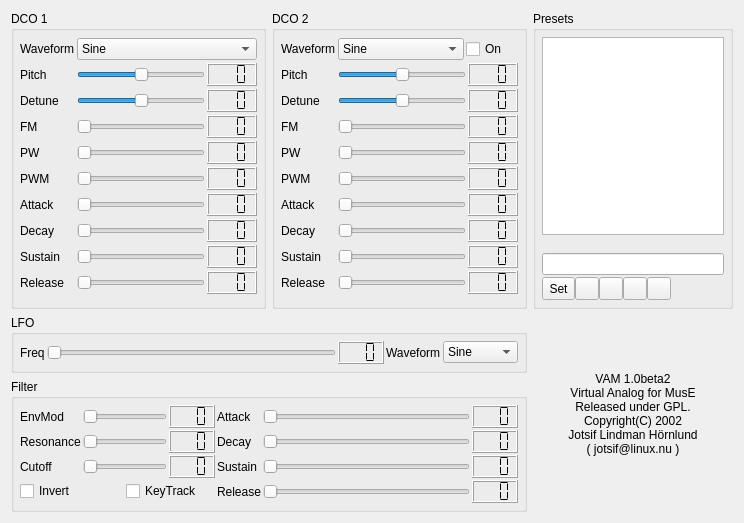
<ui version="4.0" >
 <author></author>
 <comment></comment>
 <exportmacro></exportmacro>
 <class>VAMGuiBase</class>
 <widget class="QWidget" name="VAMGuiBase" >
  <property name="enabled" >
   <bool>true</bool>
  </property>
  <property name="geometry" >
   <rect>
    <x>0</x>
    <y>0</y>
    <width>744</width>
    <height>523</height>
   </rect>
  </property>
  <property name="sizePolicy" >
   <sizepolicy>
    <hsizetype>5</hsizetype>
    <vsizetype>5</vsizetype>
    <horstretch>0</horstretch>
    <verstretch>0</verstretch>
   </sizepolicy>
  </property>
  <property name="windowTitle" >
   <string>Virtual Analogue for MusE</string>
  </property>
  <layout class="QGridLayout" >
   <property name="margin" >
    <number>11</number>
   </property>
   <property name="spacing" >
    <number>6</number>
   </property>
   <item row="1" column="0" colspan="2" >
    <widget class="QGroupBox" name="GroupBox11" >
     <property name="title" >
      <string>LFO</string>
     </property>
     <layout class="QHBoxLayout" >
      <property name="margin" >
       <number>6</number>
      </property>
      <property name="spacing" >
       <number>2</number>
      </property>
      <item>
       <widget class="QLabel" name="TextLabel3_5" >
        <property name="text" >
         <string>Freq</string>
        </property>
       </widget>
      </item>
      <item>
       <widget class="QSlider" name="FreqS" >
        <property name="minimum" >
         <number>0</number>
        </property>
        <property name="maximum" >
         <number>255</number>
        </property>
        <property name="pageStep" >
         <number>1</number>
        </property>
        <property name="orientation" >
         <enum>Qt::Horizontal</enum>
        </property>
       </widget>
      </item>
      <item>
       <widget class="QLCDNumber" name="LCDNumber1_5" >
        <property name="sizePolicy" >
         <sizepolicy>
          <hsizetype>5</hsizetype>
          <vsizetype>1</vsizetype>
          <horstretch>0</horstretch>
          <verstretch>0</verstretch>
         </sizepolicy>
        </property>
        <property name="numDigits" >
         <number>3</number>
        </property>
        <property name="segmentStyle" >
         <enum>QLCDNumber::Flat</enum>
        </property>
       </widget>
      </item>
      <item>
       <widget class="QLabel" name="TextLabel1_2_2" >
        <property name="text" >
         <string>Waveform</string>
        </property>
       </widget>
      </item>
      <item>
       <widget class="QComboBox" name="Waveform2_2" >
        <item>
         <property name="text" >
          <string>Sine</string>
         </property>
        </item>
        <item>
         <property name="text" >
          <string>Pulse</string>
         </property>
        </item>
        <item>
         <property name="text" >
          <string>Saw</string>
         </property>
        </item>
        <item>
         <property name="text" >
          <string>Triangle</string>
         </property>
        </item>
       </widget>
      </item>
     </layout>
    </widget>
   </item>
   <item row="2" column="0" colspan="2" >
    <widget class="QGroupBox" name="GroupBox12" >
     <property name="title" >
      <string>Filter</string>
     </property>
     <layout class="QGridLayout" >
      <property name="margin" >
       <number>6</number>
      </property>
      <property name="spacing" >
       <number>2</number>
      </property>
      <item row="0" column="0" >
       <widget class="QLabel" name="TextLabel3_5_3" >
        <property name="text" >
         <string>EnvMod</string>
        </property>
       </widget>
      </item>
      <item row="0" column="4" >
       <widget class="QLabel" name="TextLabel3_3_2_5_2" >
        <property name="text" >
         <string>Attack</string>
        </property>
       </widget>
      </item>
      <item row="1" column="4" >
       <widget class="QLabel" name="TextLabel3_3_2_2_2_2" >
        <property name="text" >
         <string>Decay</string>
        </property>
       </widget>
      </item>
      <item row="2" column="4" >
       <widget class="QLabel" name="TextLabel3_3_2_3_2_2" >
        <property name="text" >
         <string>Sustain</string>
        </property>
       </widget>
      </item>
      <item row="3" column="4" >
       <widget class="QLabel" name="TextLabel3_3_2_4_2_2" >
        <property name="text" >
         <string>Release</string>
        </property>
       </widget>
      </item>
      <item row="0" column="3" >
       <widget class="QLCDNumber" name="LCDNumber1_5_3" >
        <property name="sizePolicy" >
         <sizepolicy>
          <hsizetype>5</hsizetype>
          <vsizetype>1</vsizetype>
          <horstretch>0</horstretch>
          <verstretch>0</verstretch>
         </sizepolicy>
        </property>
        <property name="numDigits" >
         <number>3</number>
        </property>
        <property name="segmentStyle" >
         <enum>QLCDNumber::Flat</enum>
        </property>
       </widget>
      </item>
      <item row="0" column="6" >
       <widget class="QLCDNumber" name="LCDNumber1_3_2_5_2" >
        <property name="sizePolicy" >
         <sizepolicy>
          <hsizetype>5</hsizetype>
          <vsizetype>1</vsizetype>
          <horstretch>0</horstretch>
          <verstretch>0</verstretch>
         </sizepolicy>
        </property>
        <property name="numDigits" >
         <number>3</number>
        </property>
        <property name="segmentStyle" >
         <enum>QLCDNumber::Flat</enum>
        </property>
       </widget>
      </item>
      <item row="1" column="6" >
       <widget class="QLCDNumber" name="LCDNumber1_3_2_2_2_2" >
        <property name="sizePolicy" >
         <sizepolicy>
          <hsizetype>5</hsizetype>
          <vsizetype>1</vsizetype>
          <horstretch>0</horstretch>
          <verstretch>0</verstretch>
         </sizepolicy>
        </property>
        <property name="numDigits" >
         <number>3</number>
        </property>
        <property name="segmentStyle" >
         <enum>QLCDNumber::Flat</enum>
        </property>
       </widget>
      </item>
      <item row="2" column="6" >
       <widget class="QLCDNumber" name="LCDNumber1_3_2_3_2_2" >
        <property name="sizePolicy" >
         <sizepolicy>
          <hsizetype>5</hsizetype>
          <vsizetype>1</vsizetype>
          <horstretch>0</horstretch>
          <verstretch>0</verstretch>
         </sizepolicy>
        </property>
        <property name="numDigits" >
         <number>3</number>
        </property>
        <property name="segmentStyle" >
         <enum>QLCDNumber::Flat</enum>
        </property>
       </widget>
      </item>
      <item row="3" column="6" >
       <widget class="QLCDNumber" name="LCDNumber1_3_2_4_2_2" >
        <property name="sizePolicy" >
         <sizepolicy>
          <hsizetype>5</hsizetype>
          <vsizetype>1</vsizetype>
          <horstretch>0</horstretch>
          <verstretch>0</verstretch>
         </sizepolicy>
        </property>
        <property name="numDigits" >
         <number>3</number>
        </property>
        <property name="segmentStyle" >
         <enum>QLCDNumber::Flat</enum>
        </property>
       </widget>
      </item>
      <item row="1" column="3" >
       <widget class="QLCDNumber" name="LCDNumber1_5_5" >
        <property name="sizePolicy" >
         <sizepolicy>
          <hsizetype>5</hsizetype>
          <vsizetype>1</vsizetype>
          <horstretch>0</horstretch>
          <verstretch>0</verstretch>
         </sizepolicy>
        </property>
        <property name="numDigits" >
         <number>3</number>
        </property>
        <property name="segmentStyle" >
         <enum>QLCDNumber::Flat</enum>
        </property>
       </widget>
      </item>
      <item row="2" column="0" >
       <widget class="QLabel" name="TextLabel1_3" >
        <property name="text" >
         <string>Cutoff</string>
        </property>
       </widget>
      </item>
      <item row="1" column="0" >
       <widget class="QLabel" name="TextLabel3_5_5" >
        <property name="text" >
         <string>Resonance</string>
        </property>
       </widget>
      </item>
      <item row="3" column="0" colspan="2" >
       <widget class="QCheckBox" name="FilterInvert" >
        <property name="sizePolicy" >
         <sizepolicy>
          <hsizetype>3</hsizetype>
          <vsizetype>0</vsizetype>
          <horstretch>0</horstretch>
          <verstretch>0</verstretch>
         </sizepolicy>
        </property>
        <property name="text" >
         <string>Invert</string>
        </property>
       </widget>
      </item>
      <item row="3" column="2" colspan="2" >
       <widget class="QCheckBox" name="KeyTrack" >
        <property name="sizePolicy" >
         <sizepolicy>
          <hsizetype>7</hsizetype>
          <vsizetype>0</vsizetype>
          <horstretch>0</horstretch>
          <verstretch>0</verstretch>
         </sizepolicy>
        </property>
        <property name="text" >
         <string>KeyTrack</string>
        </property>
       </widget>
      </item>
      <item row="2" column="3" >
       <widget class="QLCDNumber" name="LCDNumber1_5_5_2" >
        <property name="sizePolicy" >
         <sizepolicy>
          <hsizetype>5</hsizetype>
          <vsizetype>1</vsizetype>
          <horstretch>0</horstretch>
          <verstretch>0</verstretch>
         </sizepolicy>
        </property>
        <property name="numDigits" >
         <number>3</number>
        </property>
        <property name="segmentStyle" >
         <enum>QLCDNumber::Flat</enum>
        </property>
       </widget>
      </item>
      <item row="0" column="1" colspan="2" >
       <widget class="QSlider" name="EnvModS" >
        <property name="minimum" >
         <number>0</number>
        </property>
        <property name="maximum" >
         <number>255</number>
        </property>
        <property name="pageStep" >
         <number>1</number>
        </property>
        <property name="orientation" >
         <enum>Qt::Horizontal</enum>
        </property>
       </widget>
      </item>
      <item row="1" column="1" colspan="2" >
       <widget class="QSlider" name="ResS" >
        <property name="minimum" >
         <number>0</number>
        </property>
        <property name="maximum" >
         <number>255</number>
        </property>
        <property name="pageStep" >
         <number>1</number>
        </property>
        <property name="orientation" >
         <enum>Qt::Horizontal</enum>
        </property>
       </widget>
      </item>
      <item row="2" column="1" colspan="2" >
       <widget class="QSlider" name="CutoffS" >
        <property name="maximum" >
         <number>255</number>
        </property>
        <property name="pageStep" >
         <number>1</number>
        </property>
        <property name="orientation" >
         <enum>Qt::Horizontal</enum>
        </property>
        <property name="tickInterval" >
         <number>25</number>
        </property>
       </widget>
      </item>
      <item row="0" column="5" >
       <widget class="QSlider" name="AttackS3" >
        <property name="minimum" >
         <number>0</number>
        </property>
        <property name="maximum" >
         <number>255</number>
        </property>
        <property name="pageStep" >
         <number>1</number>
        </property>
        <property name="orientation" >
         <enum>Qt::Horizontal</enum>
        </property>
       </widget>
      </item>
      <item row="1" column="5" >
       <widget class="QSlider" name="DecayS3" >
        <property name="minimum" >
         <number>0</number>
        </property>
        <property name="maximum" >
         <number>255</number>
        </property>
        <property name="pageStep" >
         <number>1</number>
        </property>
        <property name="orientation" >
         <enum>Qt::Horizontal</enum>
        </property>
       </widget>
      </item>
      <item row="2" column="5" >
       <widget class="QSlider" name="SustainS3" >
        <property name="minimum" >
         <number>0</number>
        </property>
        <property name="maximum" >
         <number>255</number>
        </property>
        <property name="pageStep" >
         <number>1</number>
        </property>
        <property name="orientation" >
         <enum>Qt::Horizontal</enum>
        </property>
       </widget>
      </item>
      <item row="3" column="5" >
       <widget class="QSlider" name="ReleaseS3" >
        <property name="minimum" >
         <number>0</number>
        </property>
        <property name="maximum" >
         <number>255</number>
        </property>
        <property name="pageStep" >
         <number>1</number>
        </property>
        <property name="orientation" >
         <enum>Qt::Horizontal</enum>
        </property>
       </widget>
      </item>
     </layout>
    </widget>
   </item>
   <item row="0" column="2" >
    <widget class="QGroupBox" name="GroupBox5_3" >
     <property name="sizePolicy" >
      <sizepolicy>
       <hsizetype>5</hsizetype>
       <vsizetype>5</vsizetype>
       <horstretch>0</horstretch>
       <verstretch>0</verstretch>
      </sizepolicy>
     </property>
     <property name="maximumSize" >
      <size>
       <width>200</width>
       <height>32767</height>
      </size>
     </property>
     <property name="title" >
      <string>Presets</string>
     </property>
     <layout class="QGridLayout" >
      <property name="margin" >
       <number>6</number>
      </property>
      <property name="spacing" >
       <number>2</number>
      </property>
      <item row="0" column="0" >
       <widget class="QListWidget" name="presetList" >
        <property name="sizePolicy" >
         <sizepolicy>
          <hsizetype>3</hsizetype>
          <vsizetype>7</vsizetype>
          <horstretch>0</horstretch>
          <verstretch>0</verstretch>
         </sizepolicy>
        </property>
        <property name="maximumSize" >
         <size>
          <width>32767</width>
          <height>32767</height>
         </size>
        </property>
       </widget>
      </item>
      <item row="1" column="0" >
       <widget class="QLabel" name="fileName" >
        <property name="text" >
         <string/>
        </property>
       </widget>
      </item>
      <item row="2" column="0" >
       <widget class="QLineEdit" name="presetNameEdit" >
        <property name="sizePolicy" >
         <sizepolicy>
          <hsizetype>3</hsizetype>
          <vsizetype>0</vsizetype>
          <horstretch>0</horstretch>
          <verstretch>0</verstretch>
         </sizepolicy>
        </property>
       </widget>
      </item>
      <item row="3" column="0" >
       <layout class="QHBoxLayout" >
        <property name="margin" >
         <number>0</number>
        </property>
        <property name="spacing" >
         <number>0</number>
        </property>
        <item>
         <widget class="QToolButton" name="presetSet" >
          <property name="sizePolicy" >
           <sizepolicy>
            <hsizetype>5</hsizetype>
            <vsizetype>5</vsizetype>
            <horstretch>0</horstretch>
            <verstretch>0</verstretch>
           </sizepolicy>
          </property>
          <property name="toolTip" >
           <string/>
          </property>
          <property name="text" >
           <string>Set</string>
          </property>
         </widget>
        </item>
        <item>
         <widget class="QToolButton" name="loadPresets" >
          <property name="sizePolicy" >
           <sizepolicy>
            <hsizetype>5</hsizetype>
            <vsizetype>5</vsizetype>
            <horstretch>0</horstretch>
            <verstretch>0</verstretch>
           </sizepolicy>
          </property>
          <property name="toolTip" >
           <string>load preset list</string>
          </property>
          <property name="text" >
           <string/>
          </property>
          <property name="icon" >
           <iconset>image0</iconset>
          </property>
         </widget>
        </item>
        <item>
         <widget class="QToolButton" name="savePresetsToFile" >
          <property name="toolTip" >
           <string>save preset list</string>
          </property>
          <property name="text" >
           <string/>
          </property>
          <property name="icon" >
           <iconset>image1</iconset>
          </property>
         </widget>
        </item>
        <item>
         <widget class="QToolButton" name="savePresets" >
          <property name="sizePolicy" >
           <sizepolicy>
            <hsizetype>5</hsizetype>
            <vsizetype>5</vsizetype>
            <horstretch>0</horstretch>
            <verstretch>0</verstretch>
           </sizepolicy>
          </property>
          <property name="toolTip" >
           <string>save preset list to a new file</string>
          </property>
          <property name="text" >
           <string/>
          </property>
          <property name="icon" >
           <iconset>image2</iconset>
          </property>
         </widget>
        </item>
        <item>
         <widget class="QToolButton" name="deletePreset" >
          <property name="toolTip" >
           <string>delete preset</string>
          </property>
          <property name="text" >
           <string/>
          </property>
          <property name="icon" >
           <iconset>image3</iconset>
          </property>
         </widget>
        </item>
        <item>
         <spacer>
          <property name="orientation" >
           <enum>Qt::Horizontal</enum>
          </property>
          <property name="sizeType" >
           <enum>QSizePolicy::Expanding</enum>
          </property>
          <property name="sizeHint" >
           <size>
            <width>20</width>
            <height>20</height>
           </size>
          </property>
         </spacer>
        </item>
       </layout>
      </item>
     </layout>
    </widget>
   </item>
   <item row="0" column="0" >
    <widget class="QGroupBox" name="GroupBox5" >
     <property name="sizePolicy" >
      <sizepolicy>
       <hsizetype>7</hsizetype>
       <vsizetype>5</vsizetype>
       <horstretch>0</horstretch>
       <verstretch>0</verstretch>
      </sizepolicy>
     </property>
     <property name="title" >
      <string>DCO 1</string>
     </property>
     <layout class="QGridLayout" >
      <property name="margin" >
       <number>6</number>
      </property>
      <property name="spacing" >
       <number>2</number>
      </property>
      <item row="1" column="0" >
       <widget class="QLabel" name="TextLabel3" >
        <property name="text" >
         <string>Pitch</string>
        </property>
       </widget>
      </item>
      <item row="1" column="2" >
       <widget class="QLCDNumber" name="LCDNumber1" >
        <property name="sizePolicy" >
         <sizepolicy>
          <hsizetype>5</hsizetype>
          <vsizetype>1</vsizetype>
          <horstretch>0</horstretch>
          <verstretch>0</verstretch>
         </sizepolicy>
        </property>
        <property name="minimumSize" >
         <size>
          <width>50</width>
          <height>0</height>
         </size>
        </property>
        <property name="numDigits" >
         <number>3</number>
        </property>
        <property name="segmentStyle" >
         <enum>QLCDNumber::Flat</enum>
        </property>
       </widget>
      </item>
      <item row="2" column="0" >
       <widget class="QLabel" name="TextLabel1_4" >
        <property name="text" >
         <string>Detune</string>
        </property>
       </widget>
      </item>
      <item row="2" column="2" >
       <widget class="QLCDNumber" name="LCDNumber1_6" >
        <property name="sizePolicy" >
         <sizepolicy>
          <hsizetype>5</hsizetype>
          <vsizetype>1</vsizetype>
          <horstretch>0</horstretch>
          <verstretch>0</verstretch>
         </sizepolicy>
        </property>
        <property name="numDigits" >
         <number>3</number>
        </property>
        <property name="segmentStyle" >
         <enum>QLCDNumber::Flat</enum>
        </property>
       </widget>
      </item>
      <item row="2" column="1" >
       <widget class="QSlider" name="DetuneS" >
        <property name="minimum" >
         <number>-50</number>
        </property>
        <property name="maximum" >
         <number>50</number>
        </property>
        <property name="orientation" >
         <enum>Qt::Horizontal</enum>
        </property>
       </widget>
      </item>
      <item row="1" column="1" >
       <widget class="QSlider" name="PitchModS" >
        <property name="minimumSize" >
         <size>
          <width>100</width>
          <height>0</height>
         </size>
        </property>
        <property name="minimum" >
         <number>-24</number>
        </property>
        <property name="maximum" >
         <number>24</number>
        </property>
        <property name="orientation" >
         <enum>Qt::Horizontal</enum>
        </property>
       </widget>
      </item>
      <item row="7" column="2" >
       <widget class="QLCDNumber" name="LCDNumber1_3_2_2" >
        <property name="sizePolicy" >
         <sizepolicy>
          <hsizetype>5</hsizetype>
          <vsizetype>1</vsizetype>
          <horstretch>0</horstretch>
          <verstretch>0</verstretch>
         </sizepolicy>
        </property>
        <property name="numDigits" >
         <number>3</number>
        </property>
        <property name="segmentStyle" >
         <enum>QLCDNumber::Flat</enum>
        </property>
       </widget>
      </item>
      <item row="5" column="2" >
       <widget class="QLCDNumber" name="LCDNumber1_3" >
        <property name="sizePolicy" >
         <sizepolicy>
          <hsizetype>5</hsizetype>
          <vsizetype>1</vsizetype>
          <horstretch>0</horstretch>
          <verstretch>0</verstretch>
         </sizepolicy>
        </property>
        <property name="numDigits" >
         <number>3</number>
        </property>
        <property name="segmentStyle" >
         <enum>QLCDNumber::Flat</enum>
        </property>
       </widget>
      </item>
      <item row="6" column="2" >
       <widget class="QLCDNumber" name="LCDNumber1_3_2" >
        <property name="sizePolicy" >
         <sizepolicy>
          <hsizetype>5</hsizetype>
          <vsizetype>1</vsizetype>
          <horstretch>0</horstretch>
          <verstretch>0</verstretch>
         </sizepolicy>
        </property>
        <property name="numDigits" >
         <number>3</number>
        </property>
        <property name="segmentStyle" >
         <enum>QLCDNumber::Flat</enum>
        </property>
       </widget>
      </item>
      <item row="5" column="0" >
       <widget class="QLabel" name="TextLabel3_3" >
        <property name="text" >
         <string>PWM</string>
        </property>
       </widget>
      </item>
      <item row="7" column="0" >
       <widget class="QLabel" name="TextLabel3_3_2_2" >
        <property name="text" >
         <string>Decay</string>
        </property>
       </widget>
      </item>
      <item row="9" column="2" >
       <widget class="QLCDNumber" name="LCDNumber1_3_2_4" >
        <property name="sizePolicy" >
         <sizepolicy>
          <hsizetype>5</hsizetype>
          <vsizetype>1</vsizetype>
          <horstretch>0</horstretch>
          <verstretch>0</verstretch>
         </sizepolicy>
        </property>
        <property name="numDigits" >
         <number>3</number>
        </property>
        <property name="segmentStyle" >
         <enum>QLCDNumber::Flat</enum>
        </property>
       </widget>
      </item>
      <item row="8" column="2" >
       <widget class="QLCDNumber" name="LCDNumber1_3_2_3" >
        <property name="sizePolicy" >
         <sizepolicy>
          <hsizetype>5</hsizetype>
          <vsizetype>1</vsizetype>
          <horstretch>0</horstretch>
          <verstretch>0</verstretch>
         </sizepolicy>
        </property>
        <property name="numDigits" >
         <number>3</number>
        </property>
        <property name="segmentStyle" >
         <enum>QLCDNumber::Flat</enum>
        </property>
       </widget>
      </item>
      <item row="8" column="0" >
       <widget class="QLabel" name="TextLabel3_3_2_3" >
        <property name="text" >
         <string>Sustain</string>
        </property>
       </widget>
      </item>
      <item row="9" column="0" >
       <widget class="QLabel" name="TextLabel3_3_2_4" >
        <property name="text" >
         <string>Release</string>
        </property>
       </widget>
      </item>
      <item row="6" column="0" >
       <widget class="QLabel" name="TextLabel3_3_2" >
        <property name="text" >
         <string>Attack</string>
        </property>
       </widget>
      </item>
      <item row="3" column="0" >
       <widget class="QLabel" name="TextLabel3_2" >
        <property name="text" >
         <string>FM</string>
        </property>
       </widget>
      </item>
      <item row="3" column="2" >
       <widget class="QLCDNumber" name="LCDNumber1_2" >
        <property name="sizePolicy" >
         <sizepolicy>
          <hsizetype>5</hsizetype>
          <vsizetype>1</vsizetype>
          <horstretch>0</horstretch>
          <verstretch>0</verstretch>
         </sizepolicy>
        </property>
        <property name="numDigits" >
         <number>3</number>
        </property>
        <property name="segmentStyle" >
         <enum>QLCDNumber::Flat</enum>
        </property>
       </widget>
      </item>
      <item row="4" column="0" >
       <widget class="QLabel" name="TextLabel3_2_3" >
        <property name="text" >
         <string>PW</string>
        </property>
       </widget>
      </item>
      <item row="4" column="2" >
       <widget class="QLCDNumber" name="LCDNumber1_2_3" >
        <property name="sizePolicy" >
         <sizepolicy>
          <hsizetype>5</hsizetype>
          <vsizetype>1</vsizetype>
          <horstretch>0</horstretch>
          <verstretch>0</verstretch>
         </sizepolicy>
        </property>
        <property name="numDigits" >
         <number>3</number>
        </property>
        <property name="segmentStyle" >
         <enum>QLCDNumber::Flat</enum>
        </property>
       </widget>
      </item>
      <item row="3" column="1" >
       <widget class="QSlider" name="FMS" >
        <property name="minimum" >
         <number>0</number>
        </property>
        <property name="maximum" >
         <number>255</number>
        </property>
        <property name="pageStep" >
         <number>1</number>
        </property>
        <property name="orientation" >
         <enum>Qt::Horizontal</enum>
        </property>
       </widget>
      </item>
      <item row="4" column="1" >
       <widget class="QSlider" name="PWS" >
        <property name="minimum" >
         <number>0</number>
        </property>
        <property name="maximum" >
         <number>255</number>
        </property>
        <property name="pageStep" >
         <number>1</number>
        </property>
        <property name="orientation" >
         <enum>Qt::Horizontal</enum>
        </property>
       </widget>
      </item>
      <item row="5" column="1" >
       <widget class="QSlider" name="PWMS" >
        <property name="minimum" >
         <number>0</number>
        </property>
        <property name="maximum" >
         <number>255</number>
        </property>
        <property name="pageStep" >
         <number>1</number>
        </property>
        <property name="orientation" >
         <enum>Qt::Horizontal</enum>
        </property>
       </widget>
      </item>
      <item row="6" column="1" >
       <widget class="QSlider" name="AttackS" >
        <property name="minimum" >
         <number>0</number>
        </property>
        <property name="maximum" >
         <number>255</number>
        </property>
        <property name="pageStep" >
         <number>1</number>
        </property>
        <property name="orientation" >
         <enum>Qt::Horizontal</enum>
        </property>
       </widget>
      </item>
      <item row="7" column="1" >
       <widget class="QSlider" name="DecayS" >
        <property name="minimum" >
         <number>0</number>
        </property>
        <property name="maximum" >
         <number>255</number>
        </property>
        <property name="pageStep" >
         <number>1</number>
        </property>
        <property name="orientation" >
         <enum>Qt::Horizontal</enum>
        </property>
       </widget>
      </item>
      <item row="8" column="1" >
       <widget class="QSlider" name="SustainS" >
        <property name="minimum" >
         <number>0</number>
        </property>
        <property name="maximum" >
         <number>255</number>
        </property>
        <property name="pageStep" >
         <number>1</number>
        </property>
        <property name="orientation" >
         <enum>Qt::Horizontal</enum>
        </property>
       </widget>
      </item>
      <item row="9" column="1" >
       <widget class="QSlider" name="ReleaseS" >
        <property name="minimum" >
         <number>0</number>
        </property>
        <property name="maximum" >
         <number>255</number>
        </property>
        <property name="pageStep" >
         <number>1</number>
        </property>
        <property name="orientation" >
         <enum>Qt::Horizontal</enum>
        </property>
       </widget>
      </item>
      <item row="0" column="0" >
       <widget class="QLabel" name="TextLabel1" >
        <property name="text" >
         <string>Waveform</string>
        </property>
       </widget>
      </item>
      <item row="0" column="1" colspan="2" >
       <widget class="QComboBox" name="Waveform" >
        <property name="sizePolicy" >
         <sizepolicy>
          <hsizetype>3</hsizetype>
          <vsizetype>0</vsizetype>
          <horstretch>0</horstretch>
          <verstretch>0</verstretch>
         </sizepolicy>
        </property>
        <item>
         <property name="text" >
          <string>Sine</string>
         </property>
        </item>
        <item>
         <property name="text" >
          <string>Pulse</string>
         </property>
        </item>
        <item>
         <property name="text" >
          <string>Saw</string>
         </property>
        </item>
        <item>
         <property name="text" >
          <string>Triangle</string>
         </property>
        </item>
       </widget>
      </item>
     </layout>
    </widget>
   </item>
   <item row="0" column="1" >
    <widget class="QGroupBox" name="GroupBox5_2" >
     <property name="sizePolicy" >
      <sizepolicy>
       <hsizetype>7</hsizetype>
       <vsizetype>5</vsizetype>
       <horstretch>0</horstretch>
       <verstretch>0</verstretch>
      </sizepolicy>
     </property>
     <property name="title" >
      <string>DCO 2</string>
     </property>
     <layout class="QGridLayout" >
      <property name="margin" >
       <number>6</number>
      </property>
      <property name="spacing" >
       <number>2</number>
      </property>
      <item row="1" column="3" >
       <widget class="QLCDNumber" name="LCDNumber1_4" >
        <property name="sizePolicy" >
         <sizepolicy>
          <hsizetype>5</hsizetype>
          <vsizetype>1</vsizetype>
          <horstretch>0</horstretch>
          <verstretch>0</verstretch>
         </sizepolicy>
        </property>
        <property name="minimumSize" >
         <size>
          <width>50</width>
          <height>0</height>
         </size>
        </property>
        <property name="numDigits" >
         <number>3</number>
        </property>
        <property name="segmentStyle" >
         <enum>QLCDNumber::Flat</enum>
        </property>
       </widget>
      </item>
      <item row="1" column="1" colspan="2" >
       <widget class="QSlider" name="PitchModS2" >
        <property name="minimumSize" >
         <size>
          <width>100</width>
          <height>0</height>
         </size>
        </property>
        <property name="minimum" >
         <number>-24</number>
        </property>
        <property name="maximum" >
         <number>24</number>
        </property>
        <property name="orientation" >
         <enum>Qt::Horizontal</enum>
        </property>
       </widget>
      </item>
      <item row="3" column="0" >
       <widget class="QLabel" name="TextLabel3_2_2" >
        <property name="text" >
         <string>FM</string>
        </property>
       </widget>
      </item>
      <item row="3" column="3" >
       <widget class="QLCDNumber" name="LCDNumber1_2_2" >
        <property name="sizePolicy" >
         <sizepolicy>
          <hsizetype>5</hsizetype>
          <vsizetype>1</vsizetype>
          <horstretch>0</horstretch>
          <verstretch>0</verstretch>
         </sizepolicy>
        </property>
        <property name="numDigits" >
         <number>3</number>
        </property>
        <property name="segmentStyle" >
         <enum>QLCDNumber::Flat</enum>
        </property>
       </widget>
      </item>
      <item row="2" column="0" >
       <widget class="QLabel" name="TextLabel1_4_2" >
        <property name="text" >
         <string>Detune</string>
        </property>
       </widget>
      </item>
      <item row="2" column="3" >
       <widget class="QLCDNumber" name="LCDNumber1_6_2" >
        <property name="sizePolicy" >
         <sizepolicy>
          <hsizetype>5</hsizetype>
          <vsizetype>1</vsizetype>
          <horstretch>0</horstretch>
          <verstretch>0</verstretch>
         </sizepolicy>
        </property>
        <property name="numDigits" >
         <number>3</number>
        </property>
        <property name="segmentStyle" >
         <enum>QLCDNumber::Flat</enum>
        </property>
       </widget>
      </item>
      <item row="1" column="0" >
       <widget class="QLabel" name="TextLabel3_4" >
        <property name="text" >
         <string>Pitch</string>
        </property>
       </widget>
      </item>
      <item row="2" column="1" colspan="2" >
       <widget class="QSlider" name="DetuneS2" >
        <property name="minimum" >
         <number>-50</number>
        </property>
        <property name="maximum" >
         <number>50</number>
        </property>
        <property name="orientation" >
         <enum>Qt::Horizontal</enum>
        </property>
       </widget>
      </item>
      <item row="0" column="0" >
       <widget class="QLabel" name="TextLabel1_2" >
        <property name="text" >
         <string>Waveform</string>
        </property>
       </widget>
      </item>
      <item row="0" column="1" >
       <widget class="QComboBox" name="Waveform2" >
        <property name="sizePolicy" >
         <sizepolicy>
          <hsizetype>3</hsizetype>
          <vsizetype>0</vsizetype>
          <horstretch>0</horstretch>
          <verstretch>0</verstretch>
         </sizepolicy>
        </property>
        <item>
         <property name="text" >
          <string>Sine</string>
         </property>
        </item>
        <item>
         <property name="text" >
          <string>Pulse</string>
         </property>
        </item>
        <item>
         <property name="text" >
          <string>Saw</string>
         </property>
        </item>
        <item>
         <property name="text" >
          <string>Triangle</string>
         </property>
        </item>
       </widget>
      </item>
      <item row="9" column="0" >
       <widget class="QLabel" name="TextLabel3_3_2_4_2" >
        <property name="text" >
         <string>Release</string>
        </property>
       </widget>
      </item>
      <item row="5" column="0" >
       <widget class="QLabel" name="TextLabel3_3_3" >
        <property name="text" >
         <string>PWM</string>
        </property>
       </widget>
      </item>
      <item row="6" column="3" >
       <widget class="QLCDNumber" name="LCDNumber1_3_2_5" >
        <property name="sizePolicy" >
         <sizepolicy>
          <hsizetype>5</hsizetype>
          <vsizetype>1</vsizetype>
          <horstretch>0</horstretch>
          <verstretch>0</verstretch>
         </sizepolicy>
        </property>
        <property name="numDigits" >
         <number>3</number>
        </property>
        <property name="segmentStyle" >
         <enum>QLCDNumber::Flat</enum>
        </property>
       </widget>
      </item>
      <item row="6" column="0" >
       <widget class="QLabel" name="TextLabel3_3_2_5" >
        <property name="text" >
         <string>Attack</string>
        </property>
       </widget>
      </item>
      <item row="8" column="3" >
       <widget class="QLCDNumber" name="LCDNumber1_3_2_3_2" >
        <property name="sizePolicy" >
         <sizepolicy>
          <hsizetype>5</hsizetype>
          <vsizetype>1</vsizetype>
          <horstretch>0</horstretch>
          <verstretch>0</verstretch>
         </sizepolicy>
        </property>
        <property name="numDigits" >
         <number>3</number>
        </property>
        <property name="segmentStyle" >
         <enum>QLCDNumber::Flat</enum>
        </property>
       </widget>
      </item>
      <item row="7" column="3" >
       <widget class="QLCDNumber" name="LCDNumber1_3_2_2_2" >
        <property name="sizePolicy" >
         <sizepolicy>
          <hsizetype>5</hsizetype>
          <vsizetype>1</vsizetype>
          <horstretch>0</horstretch>
          <verstretch>0</verstretch>
         </sizepolicy>
        </property>
        <property name="numDigits" >
         <number>3</number>
        </property>
        <property name="segmentStyle" >
         <enum>QLCDNumber::Flat</enum>
        </property>
       </widget>
      </item>
      <item row="7" column="0" >
       <widget class="QLabel" name="TextLabel3_3_2_2_2" >
        <property name="text" >
         <string>Decay</string>
        </property>
       </widget>
      </item>
      <item row="9" column="3" >
       <widget class="QLCDNumber" name="LCDNumber1_3_2_4_2" >
        <property name="sizePolicy" >
         <sizepolicy>
          <hsizetype>5</hsizetype>
          <vsizetype>1</vsizetype>
          <horstretch>0</horstretch>
          <verstretch>0</verstretch>
         </sizepolicy>
        </property>
        <property name="numDigits" >
         <number>3</number>
        </property>
        <property name="segmentStyle" >
         <enum>QLCDNumber::Flat</enum>
        </property>
       </widget>
      </item>
      <item row="5" column="3" >
       <widget class="QLCDNumber" name="LCDNumber1_3_3" >
        <property name="sizePolicy" >
         <sizepolicy>
          <hsizetype>5</hsizetype>
          <vsizetype>1</vsizetype>
          <horstretch>0</horstretch>
          <verstretch>0</verstretch>
         </sizepolicy>
        </property>
        <property name="numDigits" >
         <number>3</number>
        </property>
        <property name="segmentStyle" >
         <enum>QLCDNumber::Flat</enum>
        </property>
       </widget>
      </item>
      <item row="8" column="0" >
       <widget class="QLabel" name="TextLabel3_3_2_3_2" >
        <property name="text" >
         <string>Sustain</string>
        </property>
       </widget>
      </item>
      <item row="4" column="3" >
       <widget class="QLCDNumber" name="LCDNumber1_2_4" >
        <property name="sizePolicy" >
         <sizepolicy>
          <hsizetype>5</hsizetype>
          <vsizetype>1</vsizetype>
          <horstretch>0</horstretch>
          <verstretch>0</verstretch>
         </sizepolicy>
        </property>
        <property name="numDigits" >
         <number>3</number>
        </property>
        <property name="segmentStyle" >
         <enum>QLCDNumber::Flat</enum>
        </property>
       </widget>
      </item>
      <item row="4" column="0" >
       <widget class="QLabel" name="TextLabel3_2_4" >
        <property name="text" >
         <string>PW</string>
        </property>
       </widget>
      </item>
      <item row="0" column="2" colspan="2" >
       <widget class="QCheckBox" name="DCO2On" >
        <property name="text" >
         <string>On</string>
        </property>
       </widget>
      </item>
      <item row="3" column="1" colspan="2" >
       <widget class="QSlider" name="FMS2" >
        <property name="minimum" >
         <number>0</number>
        </property>
        <property name="maximum" >
         <number>255</number>
        </property>
        <property name="pageStep" >
         <number>1</number>
        </property>
        <property name="orientation" >
         <enum>Qt::Horizontal</enum>
        </property>
       </widget>
      </item>
      <item row="4" column="1" colspan="2" >
       <widget class="QSlider" name="PWS2" >
        <property name="minimum" >
         <number>0</number>
        </property>
        <property name="maximum" >
         <number>255</number>
        </property>
        <property name="pageStep" >
         <number>1</number>
        </property>
        <property name="orientation" >
         <enum>Qt::Horizontal</enum>
        </property>
       </widget>
      </item>
      <item row="5" column="1" colspan="2" >
       <widget class="QSlider" name="PWMS2" >
        <property name="minimum" >
         <number>0</number>
        </property>
        <property name="maximum" >
         <number>255</number>
        </property>
        <property name="pageStep" >
         <number>1</number>
        </property>
        <property name="orientation" >
         <enum>Qt::Horizontal</enum>
        </property>
       </widget>
      </item>
      <item row="6" column="1" colspan="2" >
       <widget class="QSlider" name="AttackS2" >
        <property name="minimum" >
         <number>0</number>
        </property>
        <property name="maximum" >
         <number>255</number>
        </property>
        <property name="pageStep" >
         <number>1</number>
        </property>
        <property name="orientation" >
         <enum>Qt::Horizontal</enum>
        </property>
       </widget>
      </item>
      <item row="7" column="1" colspan="2" >
       <widget class="QSlider" name="DecayS2" >
        <property name="minimum" >
         <number>0</number>
        </property>
        <property name="maximum" >
         <number>255</number>
        </property>
        <property name="pageStep" >
         <number>1</number>
        </property>
        <property name="orientation" >
         <enum>Qt::Horizontal</enum>
        </property>
       </widget>
      </item>
      <item row="8" column="1" colspan="2" >
       <widget class="QSlider" name="SustainS2" >
        <property name="minimum" >
         <number>0</number>
        </property>
        <property name="maximum" >
         <number>255</number>
        </property>
        <property name="pageStep" >
         <number>1</number>
        </property>
        <property name="orientation" >
         <enum>Qt::Horizontal</enum>
        </property>
       </widget>
      </item>
      <item row="9" column="1" colspan="2" >
       <widget class="QSlider" name="ReleaseS2" >
        <property name="minimum" >
         <number>0</number>
        </property>
        <property name="maximum" >
         <number>255</number>
        </property>
        <property name="pageStep" >
         <number>1</number>
        </property>
        <property name="orientation" >
         <enum>Qt::Horizontal</enum>
        </property>
       </widget>
      </item>
     </layout>
    </widget>
   </item>
   <item rowspan="2" row="1" column="2" >
    <widget class="QLabel" name="TextLabel1_5" >
     <property name="text" >
      <string>VAM 1.0beta2
Virtual Analog for MusE
Released under GPL.
Copyright(C) 2002
Jotsif Lindman Hörnlund
( jotsif@linux.nu )</string>
     </property>
     <property name="alignment" >
      <set>Qt::AlignCenter</set>
     </property>
    </widget>
   </item>
  </layout>
 </widget>
 <layoutdefault spacing="6" margin="11" />
 <pixmapfunction></pixmapfunction>
 <resources/>
 <connections/>
</ui>
